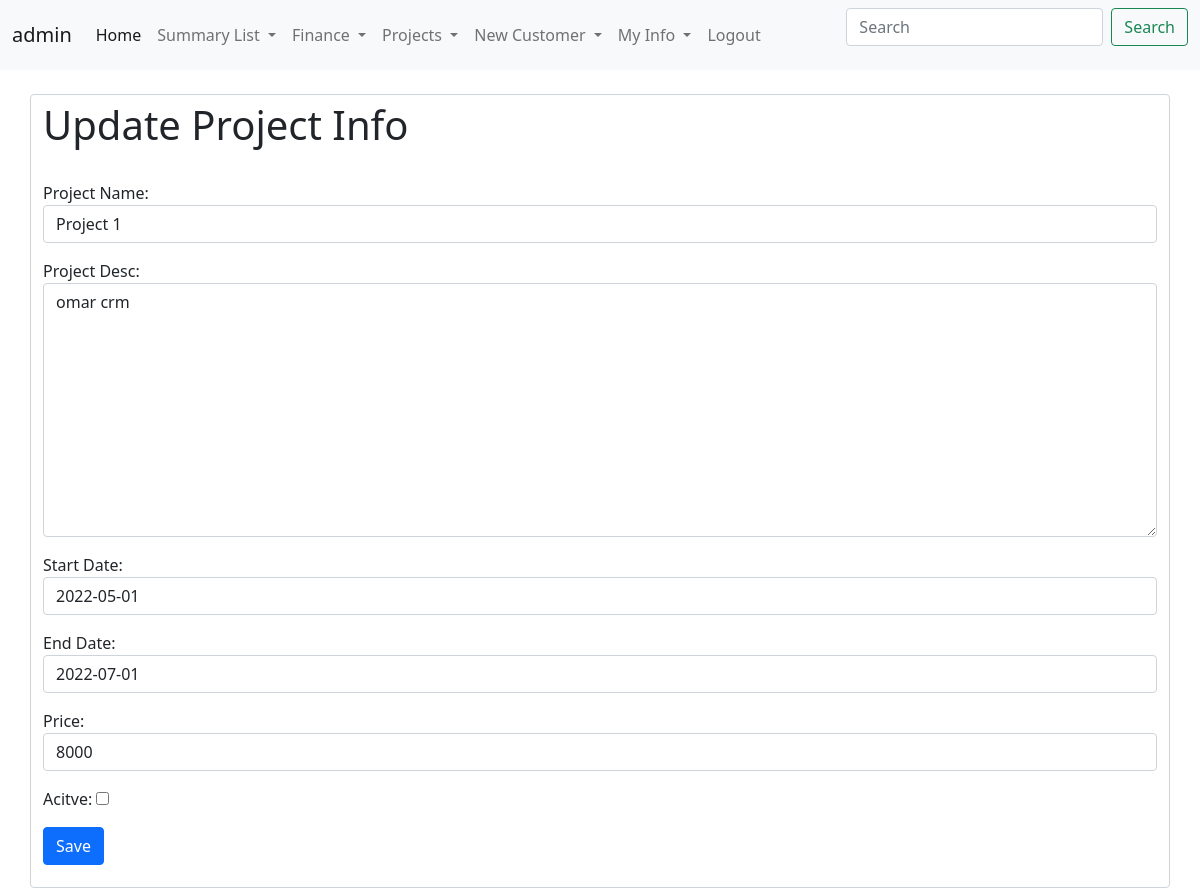
Before: /updateProject/5 (signed in) with the older database file.
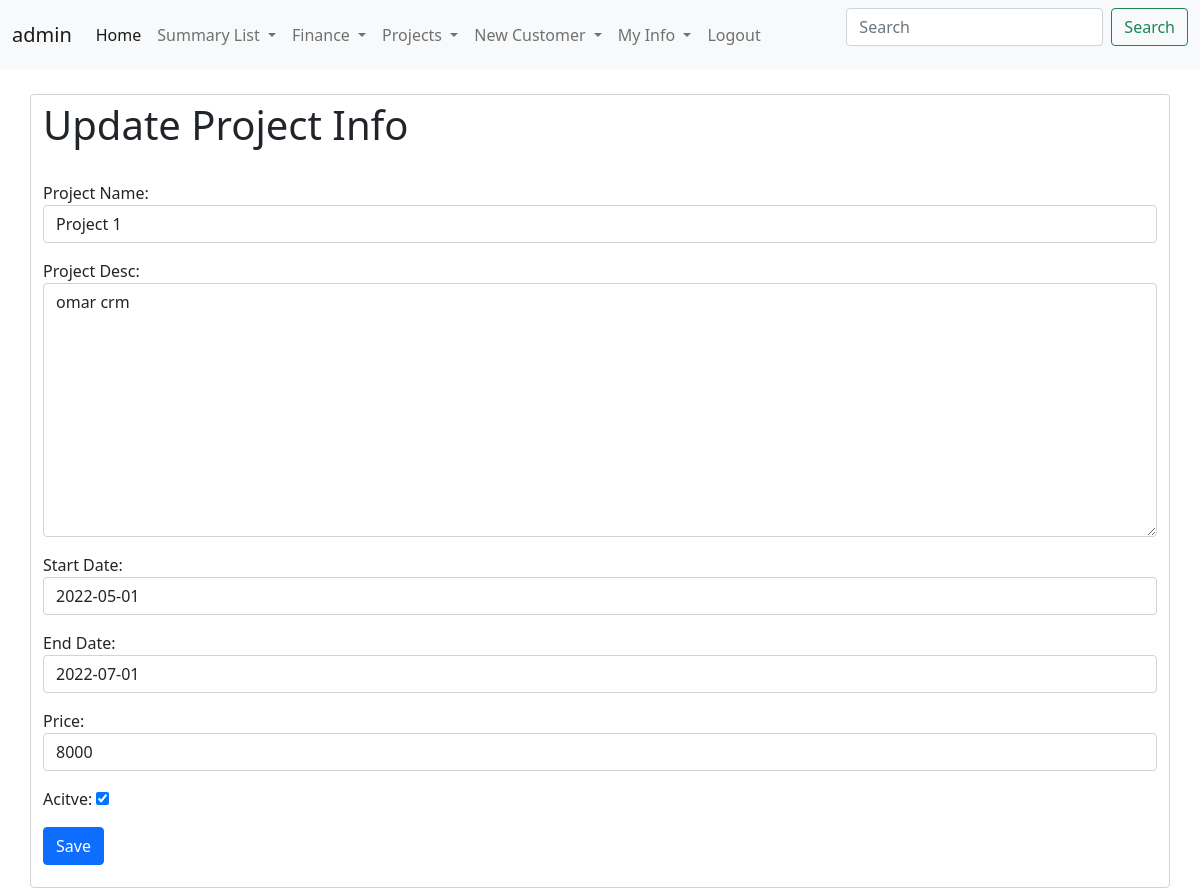
After: the same page with the newer database file.
### CRM/models.py (models this page shows, shortened)
class ProjectInfoModel(models.Model):
    projectId = models.AutoField(primary_key=True)
    projectName = models.CharField(max_length=100 , unique=True)
    projectDesc =  models.CharField(max_length=300)
    startDate = models.DateField(default= datetime.now)
    endDate = models.DateField(blank=True, null=True)
    price = models.IntegerField()
    active = models.BooleanField(default=True)
    createdBy = models.ForeignKey(User, on_delete=models.CASCADE)
    GA1 = models.CharField(max_length=100 , blank=True, null=True)
    GA2 = models.CharField(max_length=100 , blank=True, null=True)
    GB1 = models.BooleanField(default=False , blank=True, null=True)
    GB2 = models.BooleanField(default=False , blank=True, null=True)
    GD1 = models.DateField(blank=True, null=True)
    GD2 = models.DateField(blank=True, null=True)

### CRM/views.py (the view)
# urls.py: path('updateProject/<int:pk>',views.updateProject.as_view() , name='updateProject'),
class updateProject(LoginRequiredMixin,UpdateView):
    template_name = 'CRM/NewProject.html'
    form_class = projectInfoForm
    model = ProjectInfoModel
    success_url = '/ProjectsList'

### CRM/forms.py
class projectInfoForm(forms.ModelForm):
    class Meta:
        model = ProjectInfoModel
        fields = ('projectName','projectDesc','startDate','endDate','price','active')
        widgets = {
            'projectName' : forms.TextInput(attrs={'class':'form-control'} ),
            'projectDesc' : forms.Textarea(attrs={'class':'form-control'} ),
            'startDate' : forms.DateInput(format=('%Y-%m-%d'),attrs={'class':'form-control' , 'placeholder':'yyyy-mm-dd (2025-07-28)'} ),
            'endDate' : forms.DateInput(format=('%Y-%m-%d'),attrs={'class':'form-control' , 'placeholder':'yyyy-mm-dd (2025-07-28)'} ),
            'price' : forms.NumberInput(attrs={'class':'form-control'}),
        }
        labels = {
            'projectName' : 'Project Name',
            'projectDesc' : 'Project Desc',
            'startDate' : 'Start Date',
            'endDate' : 'End Date',
            'price' : 'Price',
            'active' : 'Acitve',
        }

### CRM/templates/CRM/NewProject.html (shortened to what this page needs)
{% include 'CRM/base.html' %}
{% include 'CRM/navbar.html' %}
{% block content %}
<div class="col-md-6 container-sm form-control">
        {% if request.path == '/NewProject' %}
        <h1>Create New Project  </h1>
        {% else %}
        <h1>Update Project Info </h1>
        {% endif %}
        <br>
        <form method="post">
        {{ form.as_p }}
        <input class="btn btn-primary" type="submit" value="Save">
        </form>
</div>
{% endblock %}

Changed rows visible on the page:
changed ProjectInfoModel "Project 1": active "☐" → "☑"
